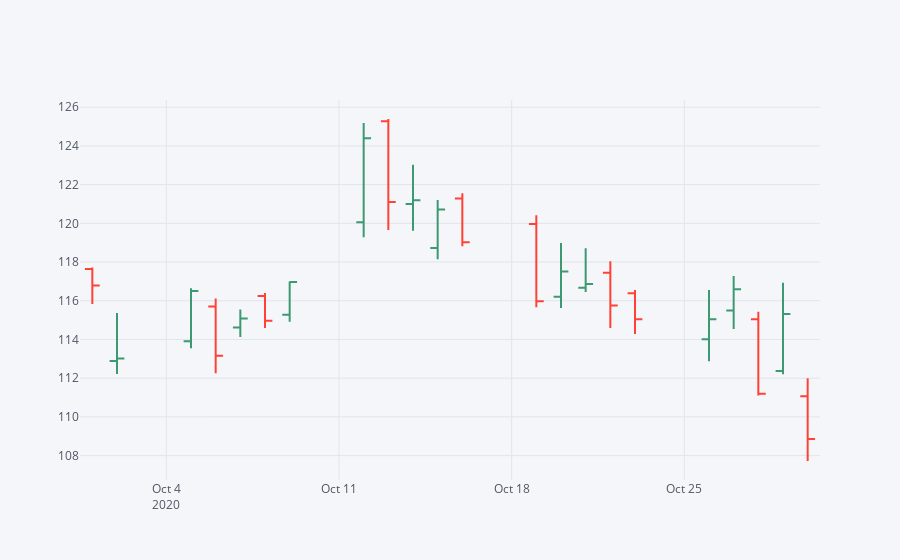

Notebook code for this chart:
### Code cell
aapl.loc["2020-10"].iplot(kind="ohlc")

### Figure 1 — Plotly figure (JSON) as saved in the notebook; plotly's stock layout.template omitted (floating-point values rounded to 4 significant figures)
{"data": [{"close": [116.8, 113.0, 116.5, 113.2, 115.1, 115.0, 117.0, 124.4, 121.1, 121.2, 120.7, 119.0, 116.0, 117.5, 116.9, 115.8, 115.0, 115.1, 116.6, 111.2, 115.3, 108.9], "high": [117.7, 115.4, 116.7, 116.1, 115.6, 116.4, 117, 125.2, 125.4, 123.0, 121.2, 121.6, 120.4, 119.0, 118.7, 118.0, 116.6, 116.6, 117.3, 115.4, 116.9, 112.0], "low": [115.8, 112.2, 113.6, 112.2, 114.1, 114.6, 114.9, 119.3, 119.7, 119.6, 118.2, 118.8, 115.7, 115.6, 116.4, 114.6, 114.3, 112.9, 114.5, 111.1, 112.2, 107.7], "open": [117.6, 112.9, 113.9, 115.7, 114.6, 116.2, 115.3, 120.1, 125.3, 121, 118.7, 121.3, 120.0, 116.2, 116.7, 117.4, 116.4, 114.0, 115.5, 115.1, 112.4, 111.1], "showlegend": false, "type": "ohlc", "x": ["2020-10-01", "2020-10-02", "2020-10-05", "2020-10-06", "2020-10-07", "2020-10-08", "2020-10-09", "2020-10-12", "2020-10-13", "2020-10-14", "2020-10-15", "2020-10-16", "2020-10-19", "2020-10-20", "2020-10-21", "2020-10-22", "2020-10-23", "2020-10-26", "2020-10-27", "2020-10-28", "2020-10-29", "2020-10-30"], "yaxis": "y2"}], "layout": {"autosize": true, "legend": {"bgcolor": "#F5F6F9", "font": {"color": "#4D5663"}}, "paper_bgcolor": "#F5F6F9", "plot_bgcolor": "#F5F6F9", "title": {"font": {"color": "#4D5663"}}, "xaxis": {"autorange": true, "gridcolor": "#E1E5ED", "range": ["2020-09-30 12:00", "2020-10-30 12:00"], "rangeslider": {"visible": false, "yaxis2": {}}, "showgrid": true, "tickfont": {"color": "#4D5663"}, "title": {"font": {"color": "#4D5663"}, "text": ""}, "type": "date", "zerolinecolor": "#E1E5ED"}, "yaxis": {"gridcolor": "#E1E5ED", "showgrid": true, "showticklabels": false, "tickfont": {"color": "#4D5663"}, "title": {"font": {"color": "#4D5663"}, "text": ""}, "zerolinecolor": "#E1E5ED"}, "yaxis2": {"autorange": true, "gridcolor": "#E1E5ED", "range": [106.7, 126.4], "showgrid": true, "tickfont": {"color": "#4D5663"}, "title": {"font": {"color": "#4D5663"}, "text": ""}, "zerolinecolor": "#E1E5ED"}}}
